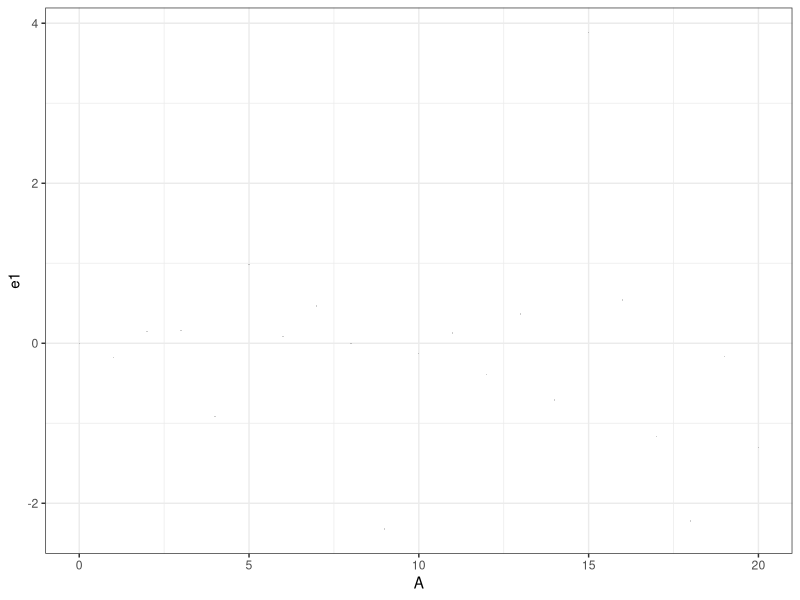
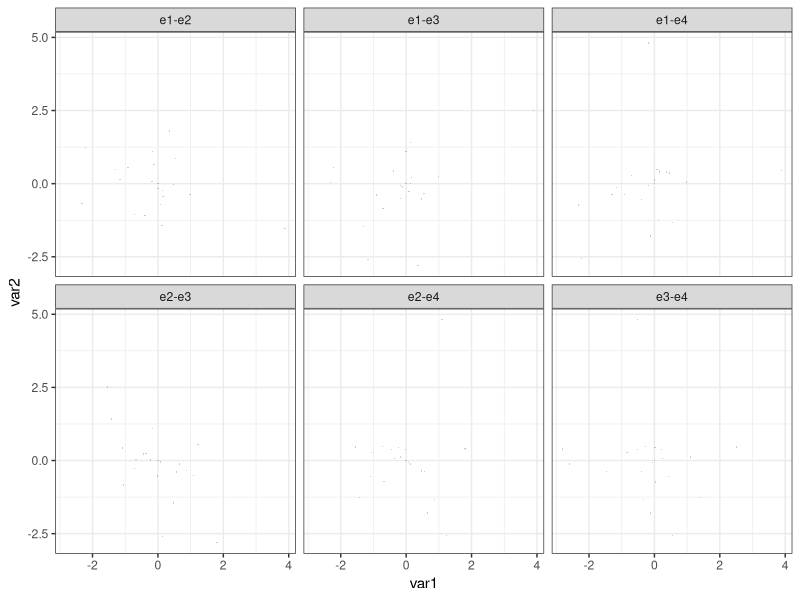

Generate these figures, in order, with R:
###############################################################################
#  Demo 1 in Appendix B3
#
#  This function takes a value of k and a data frame with variable A.
#  A=kelp area values; k = constant to relate area to stdev of source errors:
#     error_std_dev = k * A
#
#  This function returns a table with correlation results.
#
#  October 2026
###############################################################################

library(dplyr)
library(ggplot2)
library(rstatix)


# proportional constant relating A to standard deviation of source errors 
k <- 0.10

#  generate A vector on scale meaningful for hectare units
df <- data.frame(A = seq(0, 20, by=1.0))
nrows <- dim(df)[1]

# generate 4 error vectors as function of A
df <- df %>%
  mutate(
    e1 = (k*A) * rnorm(nrows),
    e2 = (k*A) * rnorm(nrows),
    e3 = (k*A) * rnorm(nrows),
    e4 = (k*A) * rnorm(nrows),
  )

corr.out <- df %>% cor_test(e1, e2, e3, e4)
corr.out <- corr.out %>%
  filter(cor != 1,
         !(var1=="e2" & var2=="e1"),
         !(var1=="e3" & var2=="e1"),
         !(var1=="e3" & var2=="e2"),
         var1 != "e4")

# graph of specified error (y-axis) across range of A values (x-axis)
p <- ggplot(data = df,
            mapping = aes(x=A, y=e1)) +
     geom_point(size=0.5, stroke=0, fill="gray30", alpha=0.2) +
     theme_bw()

# custom pivot longer
df_1_2 <- data.frame(
  A = df$A,
  group = rep("e1-e2", times=nrows),
  var1 = df$e1,
  var2 = df$e2
)
df_1_3 <- data.frame(
  A = df$A,
  group = rep("e1-e3", times=nrows),
  var1 = df$e1,
  var2 = df$e3
)
df_1_4 <- data.frame(
  A = df$A,
  group = rep("e1-e4", times=nrows),
  var1 = df$e1,
  var2 = df$e4
)
df_2_3 <- data.frame(
  A = df$A,
  group = rep("e2-e3", times=nrows),
  var1 = df$e2,
  var2 = df$e3
)
df_2_4 <- data.frame(
  A = df$A,
  group = rep("e2-e4", times=nrows),
  var1 = df$e2,
  var2 = df$e4
)
df_3_4 <- data.frame(
  A = df$A,
  group = rep("e3-e4", times=nrows),
  var1 = df$e3,
  var2 = df$e4
)
df_long <- rbind(df_1_2, df_1_3, df_1_4, df_2_3, df_2_4, df_3_4)


# make error1-error2 scatter plots with error pairs in panels
pscatter <- ggplot(data=df_long,
                   mapping=aes(x=var1, y=var2)) +
     geom_point(size=0.5, stroke=0, fill="gray30", alpha=0.2) +
     facet_wrap(~ group) +
     theme_bw()
